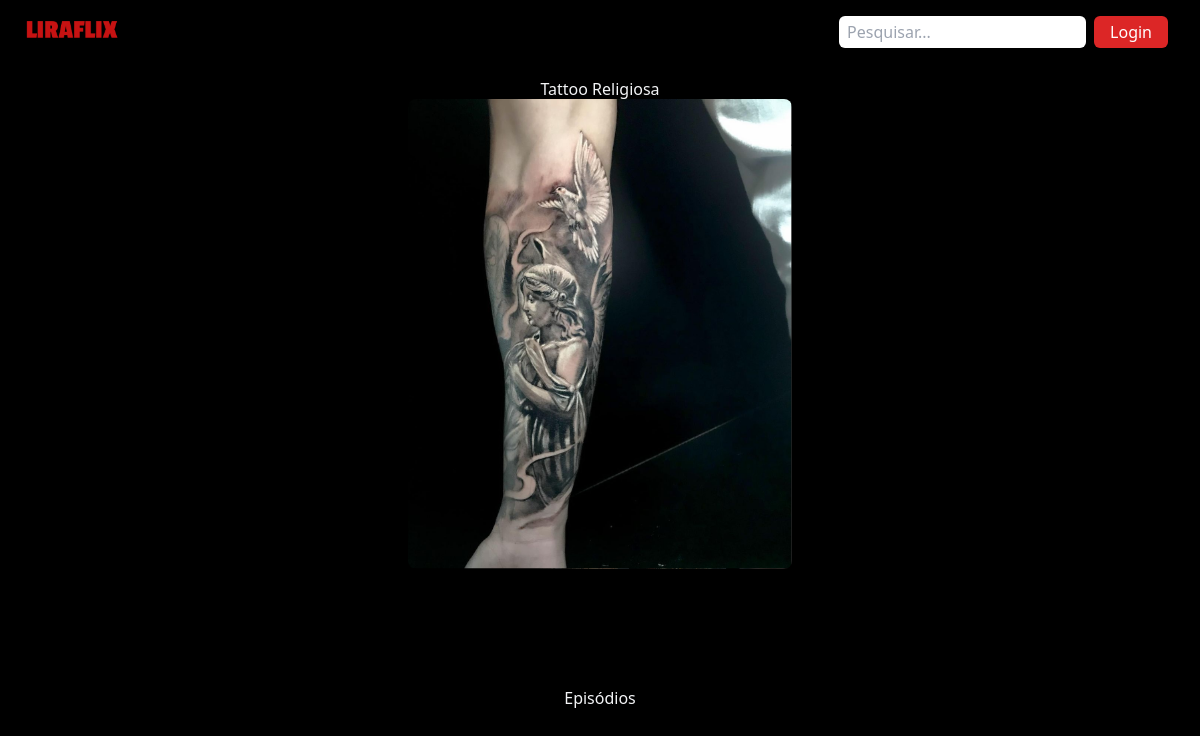
Before: /tattoo/1 with the older database file.
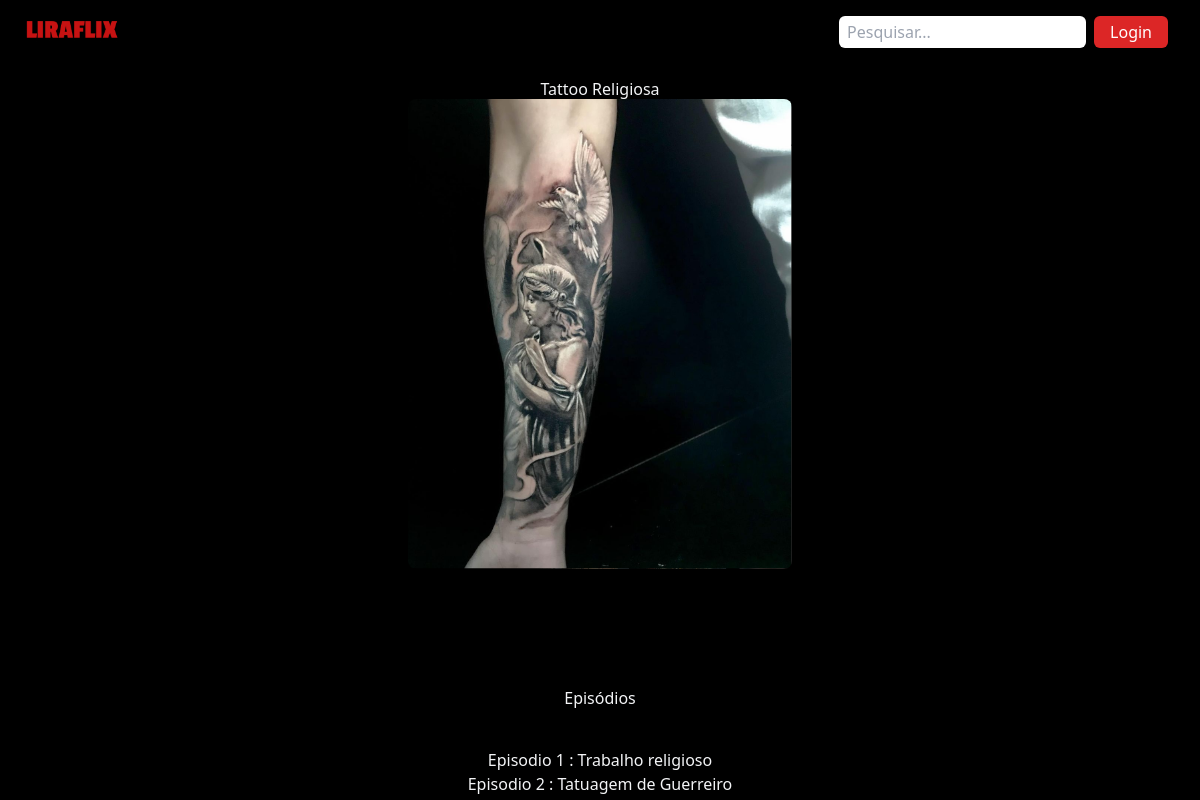
After: the same page with the newer database file.
### tattoo/models.py (models this page shows)
class Tattoo(models.Model):
    titulo = models.CharField(max_length=100)
    thumb = models.ImageField(upload_to='thumb_tattos')
    descricao = models.TextField(max_length=1000)
    categoria = models.CharField(max_length=15, choices=LISTA_CATEGORIAS)
    data_criacao = models.DateTimeField(default=timezone.now)
    def __str__(self):
        return self.titulo

class Episodio(models.Model):
    tattoo = models.ForeignKey('Tattoo', related_name='episodios', on_delete= models.CASCADE)
    titulo = models.CharField(max_length=100)
    link = models.URLField()
    def __str__(self):
        return self.titulo

### tattoo/views.py (the view)
# urls.py: path('tattoo/<int:pk>', Detalheview.as_view(), name='detalheview')
class Detalheview(DetailView):
    template_name = 'detalhestattoo.html'
    model = Tattoo

### tattoo/templates/detalhestattoo.html (shortened to what this page needs)
{% extends 'base.html' %}
{% block content %}
    <div class="flex items-center flex-col py-20">
        <h1>
            {{ object }}
        </h1>
            <img class="h-auto max-w-sm rounded-lg shadow-none transition-shadow duration-300 ease-in-out hover:shadow-lg hover:shadow-black/30" src="{{ object.thumb.url }}">
    </div>
    <div class="flex items-center flex-col ">
        <h2 class="py-10"> Episódios </h2>
        {% for episodio in object.episodios.all %}
            <a href="{{ episodio.link }}">
                <p>Episodio {{ forloop.counter }} : {{ episodio }} </p>
            </a>
        {% endfor %}
    </div>
{% endblock %}

### templates/base.html (shortened to what this page needs)
<!DOCTYPE html>
<html lang="en">
<head>
    <link href="https://cdn.jsdelivr.net/npm/bootstrap@5.3.0/dist/css/bootstrap.min.css" rel="stylesheet">
    <link href="https://unpkg.com/tailwindcss@^2/dist/tailwind.min.css" rel="stylesheet">
</head>
<body class="bg-black text-gray-100 font-primary">
    {% include 'navbar.html' %}
    {% block  content %}
    {% endblock %}
</body>
</html>

### templates/navbar.html
{% load static %}
<nav class="w-full flex justify-beetween items-center py-3 px-4 fixed z-50">
    <div class="w-6/12">
        <a href="/">
            <img class="w-2/12" src="{% static 'images/LIRAFLIX.PNG'%}" >
        </a>
    </div>
    <div class="w-6/12 flex flex-nowrap justify-end">
        <div class="mr-2">
            <form>
                <input type="text" class="py-1 px-2 rounded-md text-black" placeholder="Pesquisar..." >
            </form>
        </div>
        <div class="mr-2">
            <a>
                <button class="bg-red-600 text-white py-1 px-3 rounded-md">
                    Login
                </button>
            </a>
        </div>
    </div>
</nav>

Changed rows visible on the page:
added Episodio: titulo "Trabalho religioso"
added Episodio: titulo "Tatuagem de Guerreiro"
